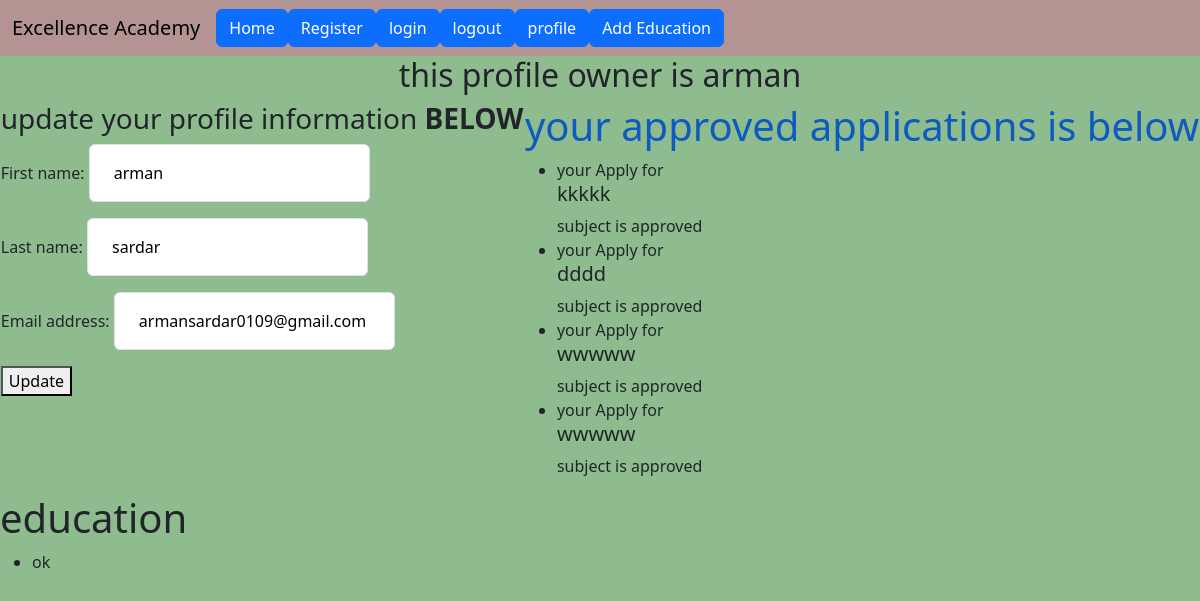
Page /Core/profile/ (signed in) on the earlier database version.
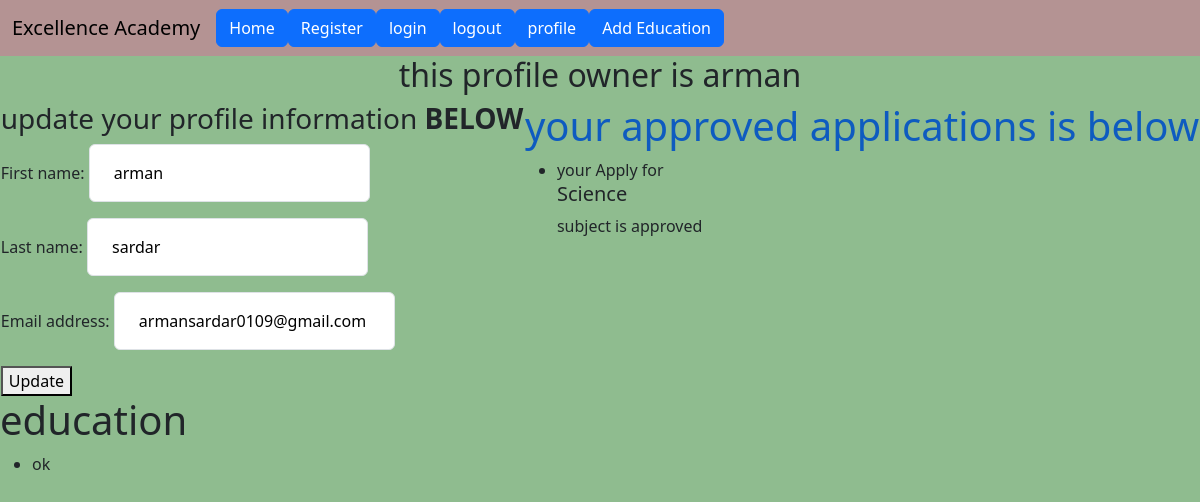
Same page on the later database version.
### Tution/models.py (models this page shows, shortened)
class Application(models.Model):
    user = models.ForeignKey(User,on_delete=models.CASCADE)
    tution = models.ForeignKey(Tution,on_delete=models.CASCADE)
    applied_at=models.DateTimeField(auto_now_add=True)
    is_approved=models.BooleanField(default=False)

class Tution(models.Model):
    title=models.CharField(max_length=50)
    content=models.TextField()
    category=models.ManyToManyField(Category)  # ekta post multiple categorir moddeh thakteh pare abar akta categorir moddeh multiple post takte pareh
    TutionApprove=models.BooleanField(default=False)

### Core/views.py (the view, shortened to what this page needs)
# urls.py: path('profile/',views.userProfileView.as_view(),name="profile"),
class userProfileView(TemplateView):
    template_name='profile.html'
    def get_context_data(self,**kwargs):
        context=super().get_context_data(**kwargs)
        context['form']=forms.UserUpdateForm(instance=self.request.user)
        context['education']= models.UserEducation.objects.filter(user=self.request.user)
        context['approved_applications']=Application.objects.filter(user=self.request.user,is_approved=True)
        return context

### Core/forms.py (shortened to what this page needs)
class UserUpdateForm(forms.ModelForm):
    class Meta:
        model =User
        fields=['first_name','last_name','email']
    def __init__(self, *args, **kwargs):
        super().__init__(*args, **kwargs)
        for field in self.fields:
            self.fields[field].widget.attrs.update({
                'class': (
                    'appearance-none block w-full bg-gray-200 '
                    'text-gray-700 border border-gray-200 rounded '
                    'py-3 px-4 leading-tight focus:outline-none '
                    'focus:bg-white focus:border-gray-500'
                )
            })

### Core/templates/profile.html (shortened to what this page needs)
{% extends 'base.html' %} {% load static %} {% block content %}
{% if user.is_authenticated %}
<h2 class="" style="text-align: center;"> this profile owner is {{user.first_name}}</h2>
<div class="d-flex justify-content-around">
    <div>
        <h3>update your profile information <strong>BELOW</strong></h3>
        <form method="post">
            {{form.as_p}}
            <button type="submit">Update</button>
        </form>
    </div>
    <div>
        <h1 style="color: rgb(14, 91, 192);">your approved applications is below</h1>
        <ul>
            {% for application in approved_applications %}
            <li>your Apply for <h5>{{application.tution.title}}</h5> subject is approved</li>
            {%empty%}
            <li>no approved tuitions yet.</li>
            {% endfor %}
        </ul>
    </div>
</div>
<div>
    <h1>education</h1>
    <ul>
        {% for edu in education %}
        <li>{{edu.UserEducation.schoolName}}</li>
        {%empty%}
        <li>ok</li>
        {% endfor %}
    </ul>
</div>
{% endif %}
{% endblock %}

### templates/base.html (shortened to what this page needs)
<!doctype html>
<html lang="en">
  <head>
    <link href="https://cdn.jsdelivr.net/npm/bootstrap@5.3.3/dist/css/bootstrap.min.css" rel="stylesheet">
  </head>
  <body style="background-color: darkseagreen;">
    <nav class="navbar navbar-expand-lg " style="background-color: rgb(180, 147, 147);" >
        <div class="container-fluid">
          <a class="navbar-brand" href="#">Excellence Academy</a>
          <div class="collapse navbar-collapse" id="navbarSupportedContent">
            <ul class="navbar-nav me-auto mb-2 mb-lg-0">
              <li class="nav-item">
                <a class="btn btn-primary"aria-current="page" href="{% url "homepage" %}">Home</a>
              </li>
              <li class="nav-item">
                <a class="btn btn-primary" href="{% url "register" %}">Register</a>
              </li>
              <li class="nav-item">
                <a class="btn btn-primary" href="{% url "login" %}">login</a>
              </li>
              <li class="nav-item">
                <a class="btn btn-primary" href="{% url "logout" %}">logout</a>
              </li>
              <li class="nav-item">
                <a class="btn btn-primary" href="{% url "profile" %}">profile</a>
              </li>
              <li class="nav-item">
                <a class="btn btn-primary" href="{% url "add_education" %}">Add Education</a>
              </li>
            </ul>
          </div>
        </div>
      </nav>
      {% block content %}{% endblock content %}
  </body>
</html>

Differences in the rows shown:
removed Application: tution "kkkkk"
removed Application: tution "dddd"
removed Application: tution "wwwww"
removed Application: tution "wwwww"
added Application: tution "Science"
